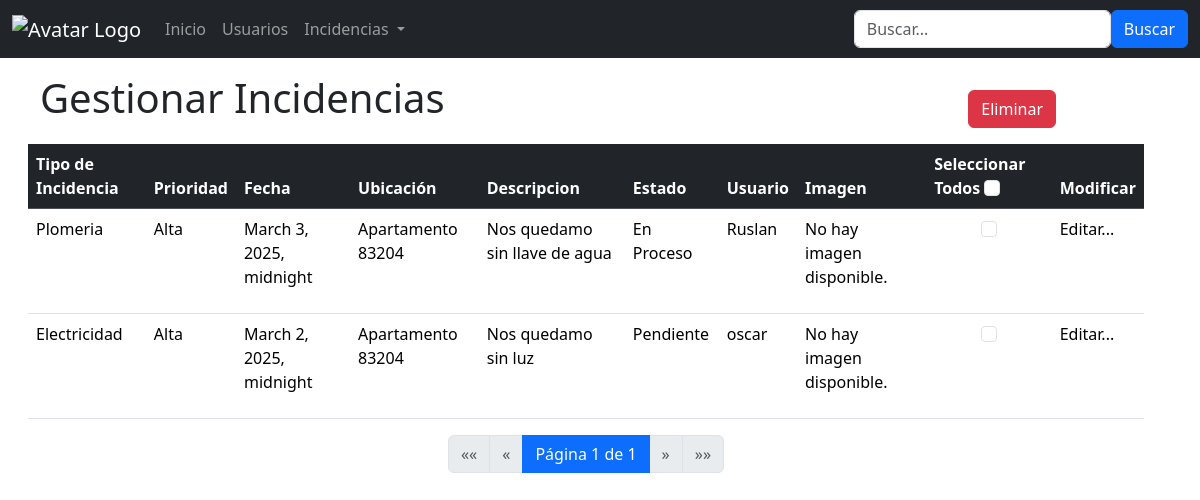
The page /incidencias/ on the database as committed earlier.
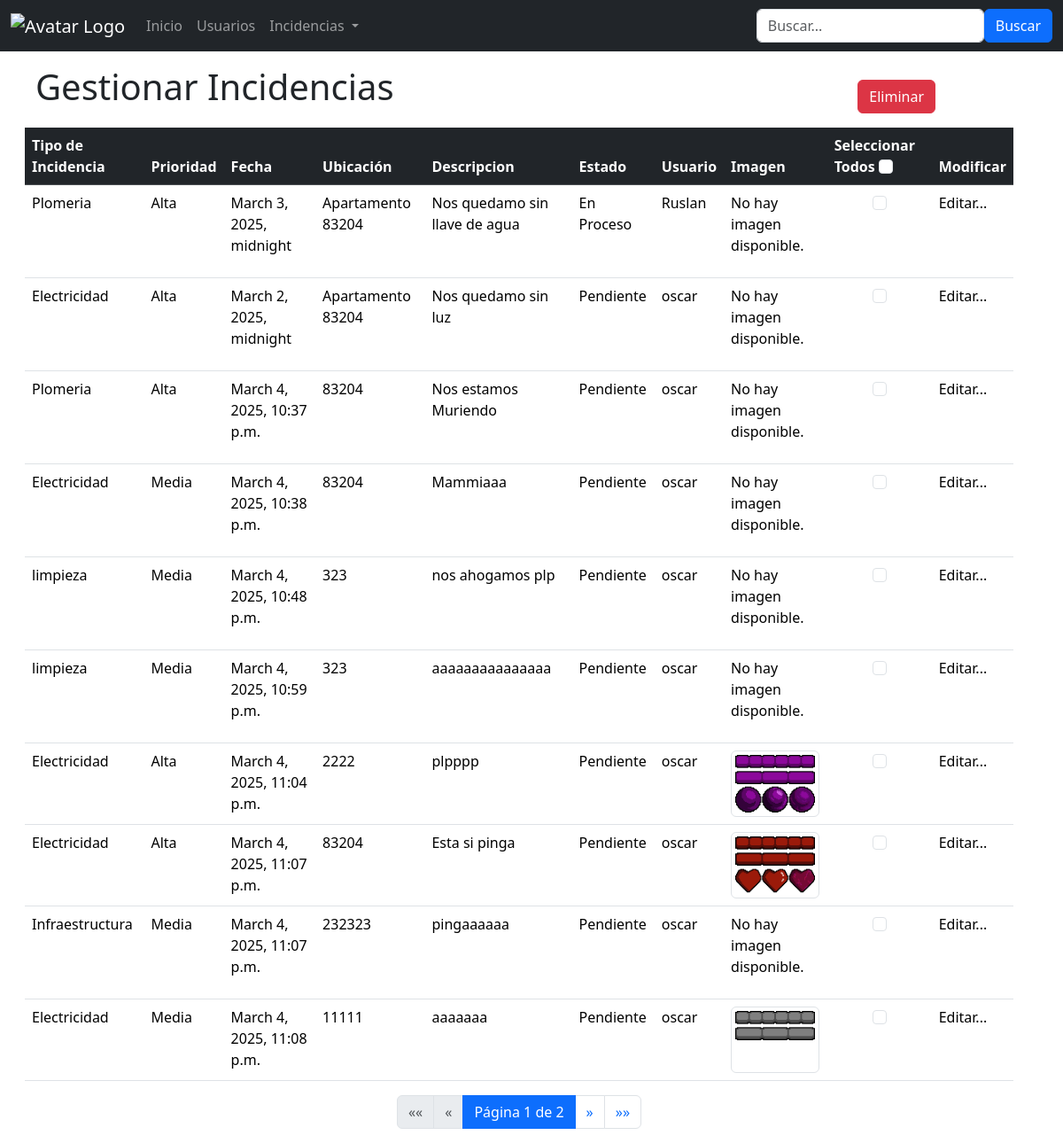
The same page on the database as committed later.
### usuarios/models.py (models this page shows)
class Incidencia(models.Model):
    PRIORIDAD_CHOICES = [
        ('alta', 'Alta'),
        ('media', 'Media'),
        ('baja', 'Baja'),
    ]
    TIPO_CHOICES = [
        ('plomeria', 'Plomeria'),
        ('electricidad', 'Electricidad'),
        ('infraestructura', 'Infraestructura'),
        ('mantenimiento_equipos', 'Mantenimiento de Equipos'),
        ('saneamiento', 'Saneamiento'),
        ('seguridad', 'Seguridad'),
        ('jardineria', 'Jardineria'),
        ('agua_potable', 'Sistema de Agua Potable'),
        ('gas', 'Sistema de Gas'),
        ('incendios', 'Sistema de Incendios')
    ]
    ESTADO_CHOICES = [
        ('pendiente', 'Pendiente'),
        ('en_proceso', 'En Proceso'),
        ('resuelto', 'Resuelto'),
    ]
    tipo = models.CharField(max_length=50, choices=TIPO_CHOICES, default='plomeria')
    prioridad = models.CharField(max_length=10, choices=PRIORIDAD_CHOICES, default='media')
    estado = models.CharField(max_length=20, choices=ESTADO_CHOICES, default='pendiente')
    fecha = models.DateTimeField()
    ubicacion = models.CharField(max_length=100)
    descripcion = models.TextField()
    imagen = models.ImageField(upload_to='incidencias/', null=True, blank=True)
    usuario_reporte = models.ForeignKey(User, on_delete=models.CASCADE)

### usuarios/views.py (the view, shortened to what this page needs)
# urls.py: path('incidencias/',views.incidencias,name='incidencias'),
def incidencias(request):
    template = loader.get_template('all_incidencias.html')
    tableIncidencia = Incidencia.objects.all()
    query = request.GET.get('q')
    paginator = Paginator(tableIncidencia,10)
    page_number = request.GET.get('page')
    page_obj = paginator.get_page(page_number)
    context = {
        'tableIncidencia': tableIncidencia,
        'page_obj': page_obj
    }
    return HttpResponse(template.render(context,request))

### usuarios/templates/all_incidencias.html (shortened to what this page needs)
{% extends "master.html" %}
{% load static %}
    {%block content%}
    <div class="container mt-3 mx-3">
        <div class="row container">
        <div class="col"><h1>Gestionar Incidencias</h1></div>
        <div class="col d-flex flex-row-reverse p-3 ">
            <button class="btn btn-danger mx-5" data-bs-toggle="modal" data-bs-target="#ModalEliminar" type="button">Eliminar</button>
        </div>
        </div>
        <form id="eliminar_incidencia" method="post" action="{% url 'usuarios' %}">
        <table class="table table-hover" id="userTable">
            <thead>
                <tr class="table-dark">
                    <th>Tipo de Incidencia</th>
                    <th>Prioridad</th>
                    <th>Fecha</th>
                    <th>Ubicación</th>
                    <th>Descripcion</th>
                    <th>Estado</th>
                    <th>Usuario</th>
                    <th>Imagen</th>
                    <th>Seleccionar Todos
                        <input class="form-check-input checkbox" type="checkbox" id="selectAll" onclick="toggleCheckboxes(this)">
                    </th>
                    <th>Modificar</th>
                </tr>
            </thead>
            <tbody>
            {% for x in page_obj %}
            <tr>
                <td>{{x.get_tipo_display}}</td>
                <td>{{x.get_prioridad_display}}</td>
                <td>{{x.fecha}}</td>
                <td>{{x.ubicacion}}</td>
                <td>{{x.descripcion}}</td>
                <td>{{x.get_estado_display}}</td>
                <td>{{x.usuario_reporte.username}}</td>
                <td>
                    {% if x.imagen %}
                        <img src="{{ x.imagen.url }}" alt="Imagen de la incidencia" class="img-thumbnail" style="width: 100px; cursor: pointer;"
                        onclick='abrirImagen("{{ x.imagen.url }}")' data-bs-toggle="modal" data-bs-target="#imagenModal">
                    {% else %}
                        <p>No hay imagen disponible.</p>
                    {% endif %}
                </td>
                <td>
                    <div class="form-check d-flex justify-content-center align-items-centerdiv">
                        <input class="form-check-input checkbox" type="checkbox" id="checkbox" name="ids" value="{{x.id}}" >
                    </div>
                </td>
                <td>
                    <a class="nav-link"  href="{% url 'editar_usuario' x.id %}">Editar...</a>
                </td>
            </tr>
            {% endfor %}
            </tbody>
        </table>
        {% include 'paginacion.html' %}
        </form>
    </div>
    {%endblock%}

### usuarios/templates/master.html (shortened to what this page needs)
{% load static %}
<!DOCTYPE html>
<html lang="en">
<head>
    {% load bootstrap5 %}
    {% bootstrap_css %}
</head>
<body>
    {%include 'navbar.html' %}
    {%block content%}
    {%endblock%}
</body>
</html>

### usuarios/templates/navbar.html (shortened to what this page needs)
{% load static %}
<nav class="navbar navbar-expand-sm navbar-dark bg-dark">
    <div class="container-fluid">
        <a class="navbar-brand" href="#">
            <img src="{% static '../static/logo.png' %}" alt="Avatar Logo" style="width:115px;" >
        </a>
        <div class="collapse navbar-collapse" id="mynavbar">
            <ul class="navbar-nav me-auto">
                <li class="nav-item">
                    <a class="nav-link" href="/main">Inicio</a>
                </li>
                <li class="nav-item">
                    <a class="nav-link" href="/usuarios">Usuarios</a>
                </li>
                <li class="nav-item dropdown">
                    <button type="button" class="btn nav-link dropdown-toggle" data-bs-toggle="dropdown">
                        Incidencias
                    </button>
                </li>
            </ul>
            <form class="d-flex" method="get" >
                <input type="text" name="q" class="form-control" placeholder="Buscar..." value="{{ request.GET.q }}">
                <button class="btn btn-primary" type="submit">Buscar</button>
            </form>
        </div>
    </div>
</nav>

### usuarios/templates/paginacion.html
<nav aria-label="Page navigation">
    <ul class="pagination justify-content-center">
        {% if page_obj.has_previous %}
            <li class="page-item">
                <a class="page-link" href="?page=1&q={{ request.GET.q }}" aria-label="First">
                    <span aria-hidden="true">&laquo;&laquo;</span>
                </a>
            </li>
            <li class="page-item">
                <a class="page-link" href="?page={{ page_obj.previous_page_number }}&q={{ request.GET.q }}" aria-label="Previous">
                    <span aria-hidden="true">&laquo;</span>
                </a>
            </li>
        {% else %}
            <li class="page-item disabled">
                <span class="page-link">&laquo;&laquo;</span>
            </li>
            <li class="page-item disabled">
                <span class="page-link">&laquo;</span>
            </li>
        {% endif %}
        <li class="page-item active">
            <span class="page-link">
                Página {{ page_obj.number }} de {{ page_obj.paginator.num_pages }}
            </span>
        </li>
        {% if page_obj.has_next %}
            <li class="page-item">
                <a class="page-link" href="?page={{ page_obj.next_page_number }}&q={{ request.GET.q }}" aria-label="Next">
                    <span aria-hidden="true">&raquo;</span>
                </a>
            </li>
            <li class="page-item">
                <a class="page-link" href="?page={{ page_obj.paginator.num_pages }}&q={{ request.GET.q }}" aria-label="Last">
                    <span aria-hidden="true">&raquo;&raquo;</span>
                </a>
            </li>
        {% else %}
            <li class="page-item disabled">
                <span class="page-link">&raquo;</span>
            </li>
            <li class="page-item disabled">
                <span class="page-link">&raquo;&raquo;</span>
            </li>
        {% endif %}
    </ul>
</nav>

Rows that differ between the two databases and show on the page:
added Incidencia: tipo "Plomeria", prioridad "Alta", fecha "March 4, 2025, 10:37 p.m.", ubicacion "83204", descripcion "Nos estamos Muriendo", estado "Pendiente", usuario_reporte.username "oscar", imagen "No hay imagen disponible."
added Incidencia: tipo "Electricidad", prioridad "Media", fecha "March 4, 2025, 10:38 p.m.", ubicacion "83204", descripcion "Mammiaaa", estado "Pendiente", usuario_reporte.username "oscar", imagen "No hay imagen disponible."
added Incidencia: tipo "limpieza", prioridad "Media", fecha "March 4, 2025, 10:48 p.m.", ubicacion "323", descripcion "nos ahogamos plp", estado "Pendiente", usuario_reporte.username "oscar", imagen "No hay imagen disponible."
added Incidencia: tipo "limpieza", prioridad "Media", fecha "March 4, 2025, 10:59 p.m.", ubicacion "323", descripcion "aaaaaaaaaaaaaaa", estado "Pendiente", usuario_reporte.username "oscar", imagen "No hay imagen disponible."
added Incidencia: tipo "Electricidad", prioridad "Alta", fecha "March 4, 2025, 11:04 p.m.", ubicacion "2222", descripcion "plpppp", estado "Pendiente", usuario_reporte.username "oscar", imagen (picture)
added Incidencia: tipo "Electricidad", prioridad "Alta", fecha "March 4, 2025, 11:07 p.m.", ubicacion "83204", descripcion "Esta si pinga", estado "Pendiente", usuario_reporte.username "oscar", imagen (picture)
added Incidencia: tipo "Infraestructura", prioridad "Media", fecha "March 4, 2025, 11:07 p.m.", ubicacion "232323", descripcion "pingaaaaaa", estado "Pendiente", usuario_reporte.username "oscar", imagen "No hay imagen disponible."
added Incidencia: tipo "Electricidad", prioridad "Media", fecha "March 4, 2025, 11:08 p.m.", ubicacion "11111", descripcion "aaaaaaa", estado "Pendiente", usuario_reporte.username "oscar", imagen (picture)
Other text that changed with them:
{{ page_obj.paginator.num_pages }}: "1" → "2"
